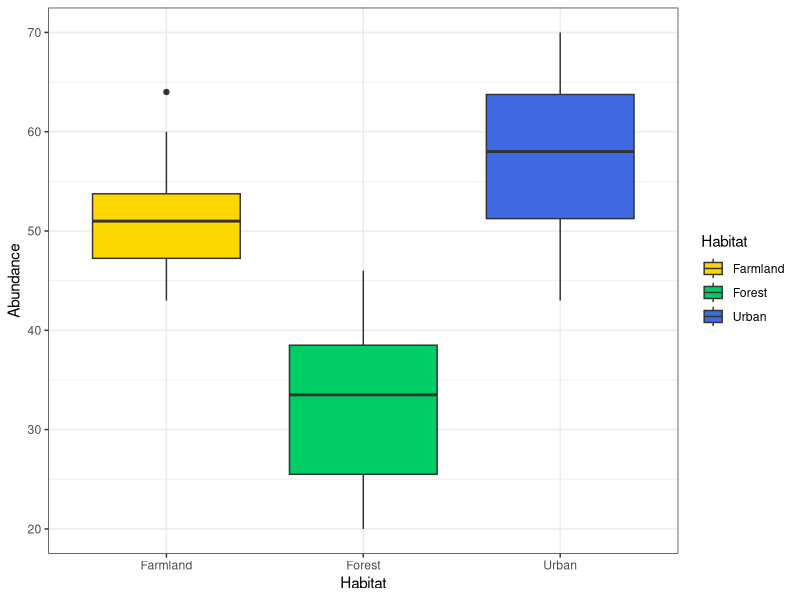
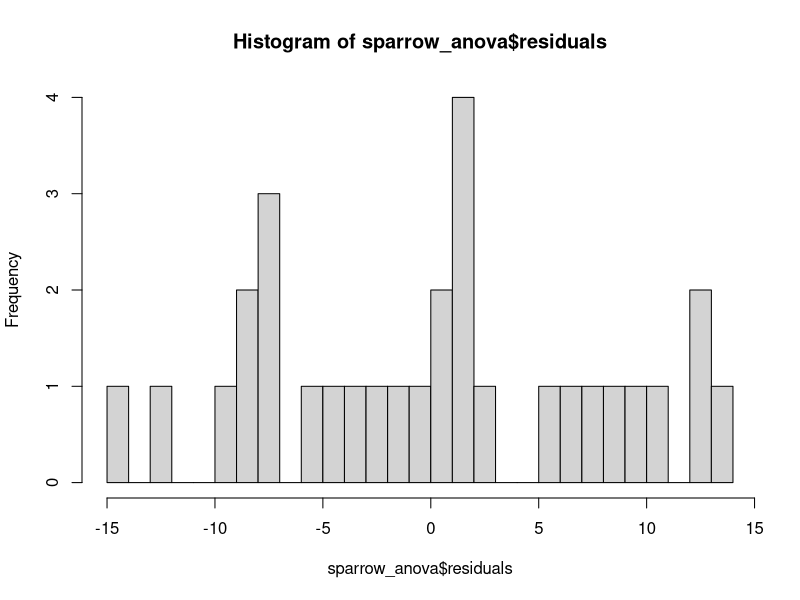
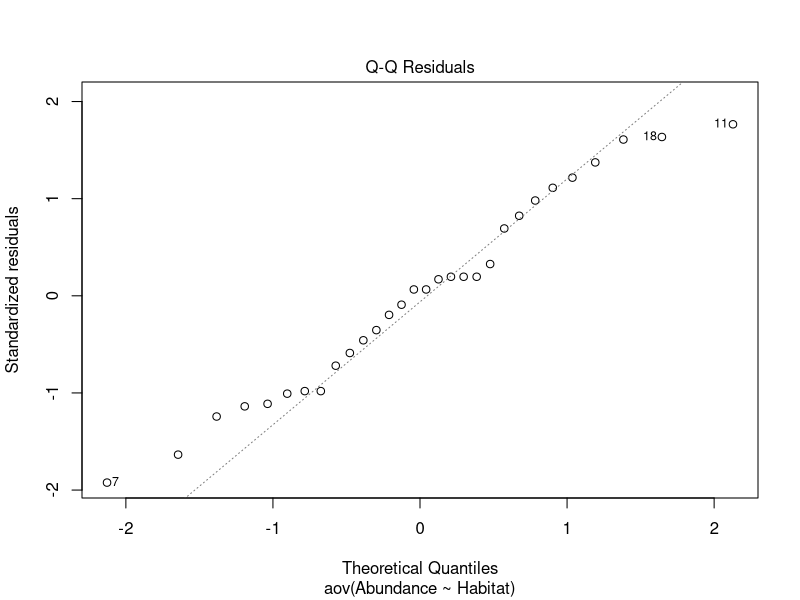
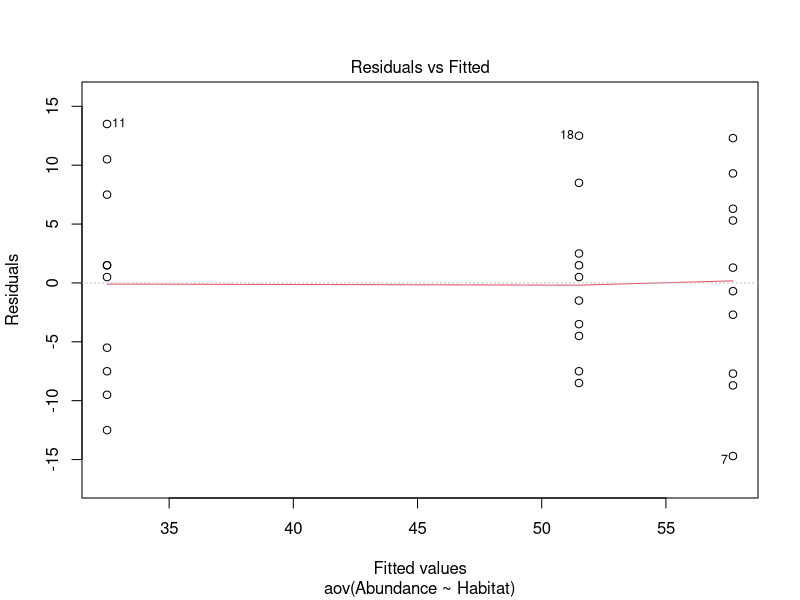
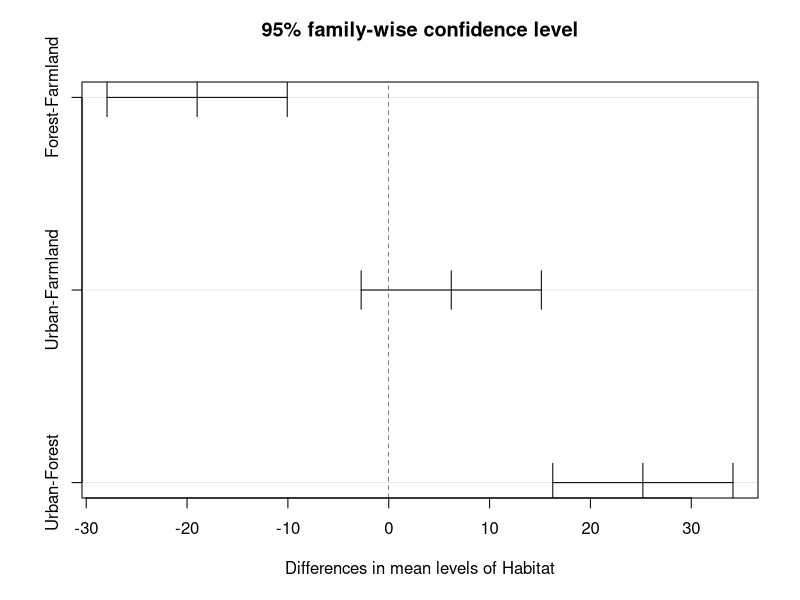
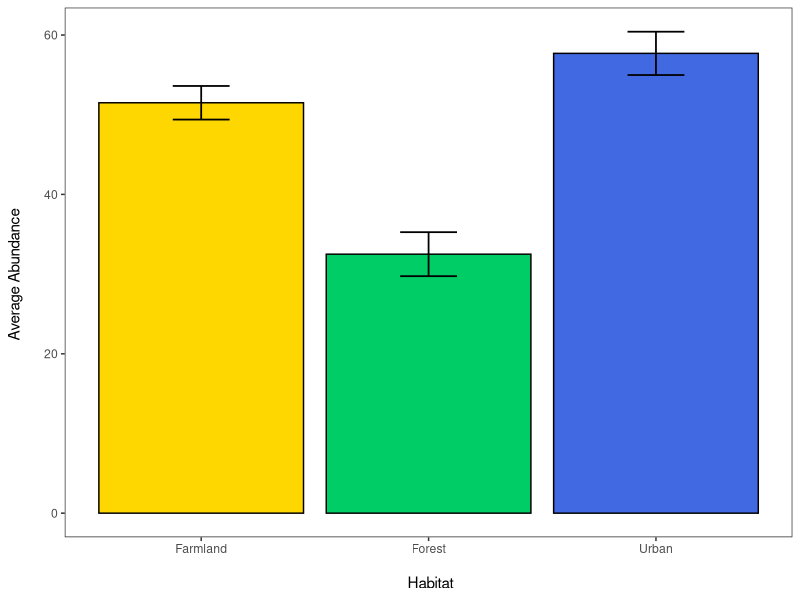
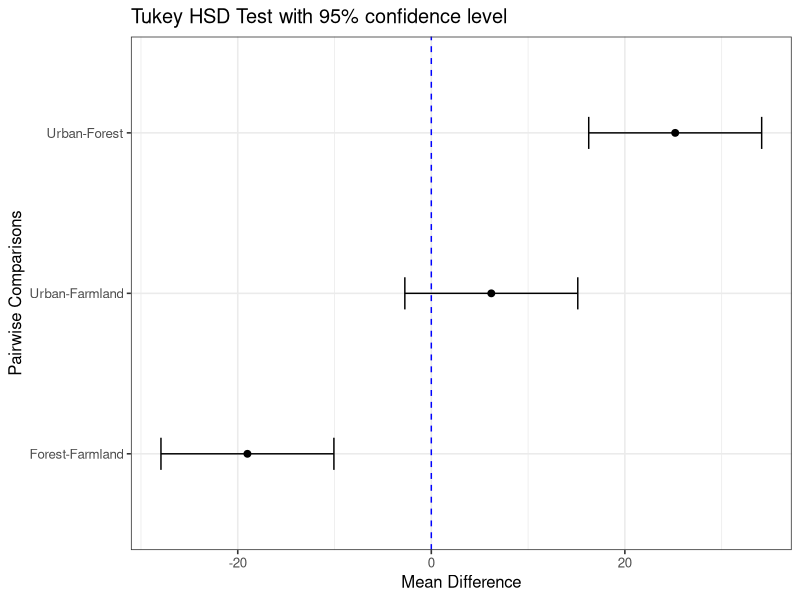

These figures' R source, in order:
# ANOVA and Tukey's HSD Tutorial full script
# Written by Abigail Haining (19/11/24)

# Workflow:
# 1) Set working directory, load packages and import data
# 2) Data manipulation
# 3) Data visualisation
# 4) Running a one-way ANOVA
# 5) Running Tukey's HSD
# 6) Communicating model results



# 1) Set working directory, load packages and import data ----

# Set the working directory (enter your own filepath here)
setwd("C:/Users/abiga/OneDrive/3rd year/Data Science in EES/tutorial-Abigail-Louise")

# You can check where your working directory is
getwd()

# Load packages
library(tidyverse)
library(broom)

# Import data
sparrow <- read_csv("data/sparrow_data.csv")

# Check the data
head(sparrow)
print(sparrow)
view(sparrow)


# 2) Data manipulation ----

# Convert data frame to long form
sparrow_long <- pivot_longer(sparrow, cols = c(Urban, Forest, Farmland), names_to = "Habitat", values_to = "Abundance")


# 3) Data visualisation ----

# Visualising data with a boxplot
(sparrow_boxplot <- ggplot(sparrow_long,                                      
                           aes(x = Habitat, y = Abundance, fill = Habitat)) + # Setting x axis as habitat and y as abundance 
   geom_boxplot() +                                                           # Adding data as a boxplot
   scale_fill_manual(values = c("gold", "springgreen3", "royalblue")) +       # Setting box colours to colourblind friendly colours
   theme_bw())                                                                # Apply a clean theme


# 4) Running a one-way ANOVA ----

# Running a one-way ANOVA of abundance against habitat
sparrow_anova <- aov(Abundance ~ Habitat, data = sparrow_long)

# Printing summary output
summary(sparrow_anova)

# Checking assumptions:

# Normal distribution of residuals - this can be checked by plotting a histogram of the residuals and a normal Q-Q plot

hist(sparrow_anova$residuals, breaks = 30)  # Plotting histogram of residuals and increasing intervals to get a better visualisation
# The residuals do not look normally distributed

plot(sparrow_anova, which = 2) # Plotting Q-Q plot
# There are heavy tails present which suggests the data has a skewed distribution 
# Or the outliers do not follow a normal distribution (by looking at the histogram it appears to be the this)

# Checking for homoscedasticity
plot(sparrow_anova, which = 1)
# The red line is flat against grey dashed line which is what we want to see


# 5) Running Tukey's HSD ----

# Running Tukey's HSD post-hoc test on the anova output and setting the confidence level to 95%
(sparrow_test <- TukeyHSD(sparrow_anova, conf.level=.95))

# To convert results into a better presented format of the summary table you can use the broom package
(tukey_results <- broom::tidy(sparrow_test)) # Creating tidy data frame using broom

# Plotting Tukey's test result
plot(sparrow_test)


# 6) Communicating model results ----

# Creating summary table of key statistics 
sparrow_summary <- sparrow_long %>%
  group_by(Habitat) %>%                          # Grouping the abundance data by habitat
  summarise(n = n(),                             # "n" is the number of observations
            average_abundance = mean(Abundance), # Average abundance of each habitat
            SD = sd(Abundance)) %>%              # Standard deviation of abundance in each habitat
  mutate(SE = SD/sqrt(n))                        # Standard error of abundance in each habitat

# Creating bar plot of sparrow summary
(sparrow_barplot <- ggplot(data = sparrow_summary) +
  geom_bar(aes(x = Habitat, y = average_abundance, fill = Habitat),    # Creating bar plot with habitat on the x axis and average abundance on the y
           stat = "identity", colour = "black") +                      # Setting stat to identity uses average_abundance instead of count and adding black borders to bars
  geom_errorbar(aes(x = Habitat, ymin = average_abundance - SE,        # Adding error bars to represent standard error
                ymax = average_abundance + SE), width = 0.25,          # Setting width of the error bars to 0.25 for better visibility
                colour = "black", linewidth = 0.6) +                   # Setting colour and thickness of error bars
  scale_fill_manual(values = c("gold", "springgreen3", "royalblue")) + # Setting bar colours to colourblind friendly colours
  labs(x = "\n Habitat", y = "Average Abundance \n") +                 # Adding axis titles (\n leaves a space between plot and title)
  theme_test() +                                                       # Apply a clean theme
  theme(legend.position = "none"))                                     # Removing legend


# Improve Tukey's test result plot
(sparrow_tukey_plot <- ggplot(tukey_results, 
                              aes(x = contrast, y = estimate)) +    # Set x axis to pairwise comparisons and y to mean differences
  geom_point(color = "black", size = 2) +                           # Add points for mean differences and increase size
  geom_errorbar(aes(ymin = conf.low, ymax = conf.high),             # Add error bars showing confidence intervals
                width = 0.2, color = "black") +                     # Add error bars for confidence intervals
  geom_hline(yintercept = 0, linetype = "dashed", color = "blue") + # Add a reference line at 0 and highlight with blue colour
  coord_flip() +                                                    # Flip coordinates for horizontal orientation
  labs(x = "Pairwise Comparisons", y = "Mean Difference",           # Add informative axis titles
       title = "Tukey HSD Test with 95% confidence level") +        # Add plot title
  theme_bw(base_size = 12))                                         # Apply a clean theme
